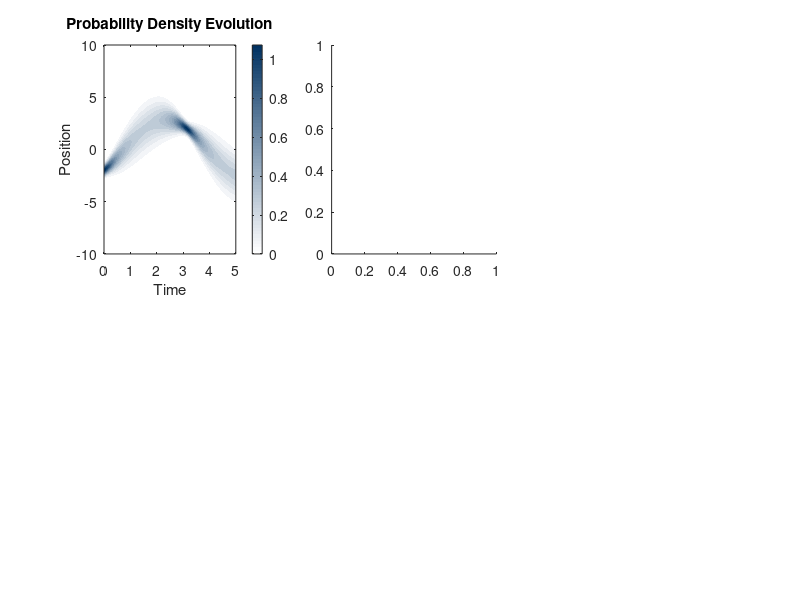

Write the MATLAB code that produced this figure. (Note: this script raises an error after producing the figure.)
function results = schrodinger_solver(varargin)
% SCHRODINGER_SOLVER Advanced numerical solver for the time-dependent Schrödinger equation
%
% Comprehensive MATLAB implementation for solving the time-dependent
% Schrödinger equation using various numerical methods including split-operator,
% Crank-Nicolson, and spectral methods with Berkeley-styled visualizations.
%
% Key Features:
% - Multiple numerical integration schemes
% - 1D, 2D, and 3D potential support
% - Wavepacket evolution and tunneling analysis
% - Energy eigenstate computation
% - Advanced visualization with Berkeley color scheme
%
% Applications:
% - Quantum tunneling studies
% - Harmonic oscillator dynamics
% - Potential barrier transmission
% - Wavepacket spreading analysis
% - Quantum state evolution
%
% Author: Meshal Alawein (meshal@berkeley.edu)
% Institution: University of California, Berkeley
% Created: 2025
% License: MIT
%
% Copyright © 2025 Meshal Alawein — All rights reserved.
    % Parse input arguments
    p = inputParser;
    addParameter(p, 'method', 'split_operator', @ischar);
    addParameter(p, 'potential', 'harmonic', @ischar);
    addParameter(p, 'x_domain', [-10, 10], @isnumeric);
    addParameter(p, 'nx', 512, @isnumeric);
    addParameter(p, 'dt', 0.01, @isnumeric);
    addParameter(p, 'tmax', 5.0, @isnumeric);
    addParameter(p, 'mass', 1.0, @isnumeric);
    addParameter(p, 'hbar', 1.0, @isnumeric);
    addParameter(p, 'initial_state', 'gaussian', @ischar);
    addParameter(p, 'visualize', true, @islogical);
    addParameter(p, 'save_animation', false, @islogical);
    parse(p, varargin{:});
    params = p.Results;
    % Display banner
    fprintf('\n=== Berkeley Quantum Physics: Schrödinger Equation Solver ===\n');
    fprintf('Method: %s\n', params.method);
    fprintf('Potential: %s\n', params.potential);
    fprintf('Grid points: %d\n', params.nx);
    fprintf('Time step: %.4f\n', params.dt);
    fprintf('Total time: %.2f\n', params.tmax);
    fprintf('========================================================\n\n');
    % Setup spatial grid
    x = linspace(params.x_domain(1), params.x_domain(2), params.nx);
    dx = x(2) - x(1);
    % Setup time grid
    t = 0:params.dt:params.tmax;
    nt = length(t);
    % Define potential function
    V = create_potential(x, params.potential);
    % Create initial wavefunction
    psi0 = create_initial_state(x, params.initial_state);
    % Normalize initial state
    psi0 = psi0 / sqrt(trapz(x, abs(psi0).^2));
    % Choose numerical method
    switch lower(params.method)
        case 'split_operator'
            [psi_t, E_t, norm_t] = solve_split_operator(psi0, x, t, V, params);
        case 'crank_nicolson'
            [psi_t, E_t, norm_t] = solve_crank_nicolson(psi0, x, t, V, params);
        case 'runge_kutta'
            [psi_t, E_t, norm_t] = solve_runge_kutta(psi0, x, t, V, params);
        case 'spectral'
            [psi_t, E_t, norm_t] = solve_spectral(psi0, x, t, V, params);
        otherwise
            error('Unknown method: %s', params.method);
    end
    % Calculate additional observables
    x_expect = calculate_position_expectation(psi_t, x);
    p_expect = calculate_momentum_expectation(psi_t, x, params.hbar);
    sigma_x = calculate_position_uncertainty(psi_t, x);
    sigma_p = calculate_momentum_uncertainty(psi_t, x, params.hbar);
    % Package results
    results = struct();
    results.x = x;
    results.t = t;
    results.psi = psi_t;
    results.V = V;
    results.energy = E_t;
    results.norm = norm_t;
    results.x_expect = x_expect;
    results.p_expect = p_expect;
    results.sigma_x = sigma_x;
    results.sigma_p = sigma_p;
    results.params = params;
    % Visualization
    if params.visualize
        visualize_results(results);
    end
    % Save animation if requested
    if params.save_animation
        create_animation(results);
    end
    fprintf('Schrödinger equation solved successfully!\n');
    fprintf('Final norm: %.6f\n', norm_t(end));
    fprintf('Energy conservation: %.2e\n', std(E_t)/mean(abs(E_t)));
end
function V = create_potential(x, potential_type)
% Create potential energy function
    switch lower(potential_type)
        case 'harmonic'
            % Harmonic oscillator: V(x) = (1/2) * m * omega^2 * x^2
            omega = 1.0;
            V = 0.5 * omega^2 * x.^2;
        case 'double_well'
            % Double well potential
            a = 2.0;
            b = 1.0;
            V = -a * x.^2 + b * x.^4;
        case 'barrier'
            % Potential barrier
            V = zeros(size(x));
            barrier_height = 2.0;
            barrier_width = 1.0;
            V(abs(x) < barrier_width/2) = barrier_height;
        case 'step'
            % Potential step
            V = zeros(size(x));
            step_height = 1.0;
            V(x > 0) = step_height;
        case 'coulomb'
            % Coulomb potential (regularized)
            Z = 1.0;
            epsilon = 0.1;  % Regularization parameter
            V = -Z ./ sqrt(x.^2 + epsilon^2);
        case 'morse'
            % Morse potential
            D = 1.0;
            alpha = 1.0;
            x0 = 0.0;
            V = D * (1 - exp(-alpha * (x - x0))).^2 - D;
        case 'free'
            % Free particle
            V = zeros(size(x));
        otherwise
            error('Unknown potential type: %s', potential_type);
    end
end
function psi0 = create_initial_state(x, state_type)
% Create initial wavefunction
    switch lower(state_type)
        case 'gaussian'
            % Gaussian wavepacket
            x0 = -2.0;
            sigma = 0.5;
            k0 = 2.0;
            psi0 = exp(-(x - x0).^2 / (2 * sigma^2)) .* exp(1i * k0 * (x - x0));
        case 'coherent'
            % Coherent state for harmonic oscillator
            x0 = 1.0;
            p0 = 1.0;
            psi0 = exp(-(x - x0).^2 / 2) .* exp(1i * p0 * x);
        case 'ground_state'
            % Ground state of harmonic oscillator
            psi0 = exp(-x.^2 / 2);
        case 'excited_state'
            % First excited state of harmonic oscillator
            psi0 = sqrt(2) * x .* exp(-x.^2 / 2);
        case 'plane_wave'
            % Plane wave
            k0 = 1.0;
            psi0 = exp(1i * k0 * x);
        case 'soliton'
            % Soliton-like initial condition
            a = 1.0;
            x0 = 0.0;
            psi0 = sech(a * (x - x0));
        otherwise
            error('Unknown initial state type: %s', state_type);
    end
    % Ensure it's a complex array
    if isreal(psi0)
        psi0 = complex(psi0);
    end
end
function [psi_t, E_t, norm_t] = solve_split_operator(psi0, x, t, V, params)
% Split-operator method (most accurate for most problems)
    nx = length(x);
    nt = length(t);
    dx = x(2) - x(1);
    dt = params.dt;
    % Initialize arrays
    psi_t = zeros(nx, nt);
    psi_t(:, 1) = psi0;
    % Momentum space grid
    dk = 2*pi / (nx * dx);
    k = [0:nx/2-1, -nx/2:-1] * dk;
    % Kinetic energy operator in momentum space
    T_k = params.hbar^2 * k.^2 / (2 * params.mass);
    % Evolution operators
    U_T = exp(-1i * T_k * dt / (2 * params.hbar));
    U_V = exp(-1i * V * dt / params.hbar);
    % Time evolution
    psi = psi0;
    for n = 2:nt
        % Step 1: Half kinetic energy evolution in momentum space
        psi_k = fft(psi);
        psi_k = psi_k .* U_T;
        psi = ifft(psi_k);
        % Step 2: Full potential energy evolution in position space
        psi = psi .* U_V;
        % Step 3: Second half kinetic energy evolution
        psi_k = fft(psi);
        psi_k = psi_k .* U_T;
        psi = ifft(psi_k);
        psi_t(:, n) = psi;
    end
    % Calculate observables
    E_t = zeros(nt, 1);
    norm_t = zeros(nt, 1);
    for n = 1:nt
        psi = psi_t(:, n);
        norm_t(n) = trapz(x, abs(psi).^2);
        E_t(n) = calculate_energy(psi, x, V, params);
    end
end
function [psi_t, E_t, norm_t] = solve_crank_nicolson(psi0, x, t, V, params)
% Crank-Nicolson method (implicit, unconditionally stable)
    nx = length(x);
    nt = length(t);
    dx = x(2) - x(1);
    dt = params.dt;
    % Initialize arrays
    psi_t = zeros(nx, nt);
    psi_t(:, 1) = psi0;
    % Build Hamiltonian matrix
    H = build_hamiltonian_matrix(x, V, params);
    % Crank-Nicolson matrices
    I = eye(nx);
    alpha = 1i * dt / (2 * params.hbar);
    A = I + alpha * H;
    B = I - alpha * H;
    % Apply boundary conditions (zero at boundaries)
    A(1, :) = 0; A(1, 1) = 1;
    A(end, :) = 0; A(end, end) = 1;
    B(1, :) = 0; B(1, 1) = 1;
    B(end, :) = 0; B(end, end) = 1;
    % Pre-compute LU decomposition for efficiency
    [L, U, P] = lu(A);
    % Time evolution
    psi = psi0;
    for n = 2:nt
        b = B * psi;
        b(1) = 0;
        b(end) = 0;
        % Solve linear system
        y = L \ (P * b);
        psi = U \ y;
        psi_t(:, n) = psi;
    end
    % Calculate observables
    E_t = zeros(nt, 1);
    norm_t = zeros(nt, 1);
    for n = 1:nt
        psi = psi_t(:, n);
        norm_t(n) = trapz(x, abs(psi).^2);
        E_t(n) = calculate_energy(psi, x, V, params);
    end
end
function [psi_t, E_t, norm_t] = solve_runge_kutta(psi0, x, t, V, params)
% Fourth-order Runge-Kutta method
    nx = length(x);
    nt = length(t);
    dt = params.dt;
    % Initialize arrays
    psi_t = zeros(nx, nt);
    psi_t(:, 1) = psi0;
    % Build Hamiltonian matrix
    H = build_hamiltonian_matrix(x, V, params);
    % Time evolution using RK4
    psi = psi0;
    for n = 2:nt
        k1 = -1i * H * psi / params.hbar;
        k2 = -1i * H * (psi + dt*k1/2) / params.hbar;
        k3 = -1i * H * (psi + dt*k2/2) / params.hbar;
        k4 = -1i * H * (psi + dt*k3) / params.hbar;
        psi = psi + dt * (k1 + 2*k2 + 2*k3 + k4) / 6;
        % Apply boundary conditions
        psi(1) = 0;
        psi(end) = 0;
        psi_t(:, n) = psi;
    end
    % Calculate observables
    E_t = zeros(nt, 1);
    norm_t = zeros(nt, 1);
    for n = 1:nt
        psi = psi_t(:, n);
        norm_t(n) = trapz(x, abs(psi).^2);
        E_t(n) = calculate_energy(psi, x, V, params);
    end
end
function [psi_t, E_t, norm_t] = solve_spectral(psi0, x, t, V, params)
% Spectral method using eigenfunction expansion
    % Find energy eigenstates
    H = build_hamiltonian_matrix(x, V, params);
    [eigenvecs, eigenvals] = eig(H);
    eigenvals = diag(eigenvals);
    % Sort by energy
    [eigenvals, idx] = sort(real(eigenvals));
    eigenvecs = eigenvecs(:, idx);
    % Project initial state onto eigenstates
    coeffs = eigenvecs' * psi0;
    % Time evolution
    nt = length(t);
    psi_t = zeros(length(x), nt);
    for n = 1:nt
        time_factors = exp(-1i * eigenvals * t(n) / params.hbar);
        psi_t(:, n) = eigenvecs * (coeffs .* time_factors);
    end
    % Calculate observables
    E_t = zeros(nt, 1);
    norm_t = zeros(nt, 1);
    for n = 1:nt
        psi = psi_t(:, n);
        norm_t(n) = trapz(x, abs(psi).^2);
        E_t(n) = calculate_energy(psi, x, V, params);
    end
end
function H = build_hamiltonian_matrix(x, V, params)
% Build Hamiltonian matrix using finite differences
    nx = length(x);
    dx = x(2) - x(1);
    % Kinetic energy matrix (second derivative)
    e = ones(nx, 1);
    T = -params.hbar^2 / (2 * params.mass * dx^2) * ...
        spdiags([e -2*e e], -1:1, nx, nx);
    % Potential energy matrix (diagonal)
    V_matrix = spdiags(V(:), 0, nx, nx);
    % Total Hamiltonian
    H = T + V_matrix;
    % Apply boundary conditions (infinite walls)
    H(1, :) = 0; H(1, 1) = 1e10;
    H(end, :) = 0; H(end, end) = 1e10;
end
function E = calculate_energy(psi, x, V, params)
% Calculate total energy expectation value
    dx = x(2) - x(1);
    % Kinetic energy: <T> = -ℏ²/(2m) ∫ ψ* d²ψ/dx²
    d2psi_dx2 = gradient(gradient(psi, dx), dx);
    T = -params.hbar^2 / (2 * params.mass) * ...
        real(trapz(x, conj(psi) .* d2psi_dx2));
    % Potential energy: <V> = ∫ ψ* V ψ
    U = real(trapz(x, conj(psi) .* V(:) .* psi));
    E = T + U;
end
function x_exp = calculate_position_expectation(psi_t, x)
% Calculate position expectation value over time
    nt = size(psi_t, 2);
    x_exp = zeros(nt, 1);
    for n = 1:nt
        psi = psi_t(:, n);
        x_exp(n) = real(trapz(x, conj(psi) .* x(:) .* psi));
    end
end
function p_exp = calculate_momentum_expectation(psi_t, x, hbar)
% Calculate momentum expectation value over time
    nt = size(psi_t, 2);
    p_exp = zeros(nt, 1);
    dx = x(2) - x(1);
    for n = 1:nt
        psi = psi_t(:, n);
        dpsi_dx = gradient(psi, dx);
        p_exp(n) = real(-1i * hbar * trapz(x, conj(psi) .* dpsi_dx));
    end
end
function sigma_x = calculate_position_uncertainty(psi_t, x)
% Calculate position uncertainty over time
    nt = size(psi_t, 2);
    sigma_x = zeros(nt, 1);
    for n = 1:nt
        psi = psi_t(:, n);
        x_exp = real(trapz(x, conj(psi) .* x(:) .* psi));
        x2_exp = real(trapz(x, conj(psi) .* x(:).^2 .* psi));
        sigma_x(n) = sqrt(x2_exp - x_exp^2);
    end
end
function sigma_p = calculate_momentum_uncertainty(psi_t, x, hbar)
% Calculate momentum uncertainty over time
    nt = size(psi_t, 2);
    sigma_p = zeros(nt, 1);
    dx = x(2) - x(1);
    for n = 1:nt
        psi = psi_t(:, n);
        dpsi_dx = gradient(psi, dx);
        % <p>
        p_exp = real(-1i * hbar * trapz(x, conj(psi) .* dpsi_dx));
        % <p²>
        d2psi_dx2 = gradient(dpsi_dx, dx);
        p2_exp = real(-hbar^2 * trapz(x, conj(psi) .* d2psi_dx2));
        sigma_p(n) = sqrt(p2_exp - p_exp^2);
    end
end
function visualize_results(results)
% Create comprehensive visualization using Berkeley colors
    % Berkeley color scheme
    berkeley_blue = [0.0039, 0.1961, 0.3843];
    california_gold = [1.0000, 0.7020, 0.0000];
    founders_rock = [0.2000, 0.2941, 0.3686];
    medalist = [0.7176, 0.5451, 0.0902];
    figure('Position', [100, 100, 1400, 900]);
    % Subplot 1: Wavefunction evolution
    subplot(2, 3, 1);
    [T, X] = meshgrid(results.t, results.x);
    prob_density = abs(results.psi).^2;
    contourf(T, X, prob_density, 20, 'LineStyle', 'none');
    colormap(gca, [linspace(1, berkeley_blue(1), 64)', ...
                   linspace(1, berkeley_blue(2), 64)', ...
                   linspace(1, berkeley_blue(3), 64)']);
    colorbar;
    xlabel('Time');
    ylabel('Position');
    title('Probability Density Evolution');
    % Subplot 2: Potential and initial state
    subplot(2, 3, 2);
    yyaxis left;
    plot(results.x, results.V, 'LineWidth', 2, 'Color', founders_rock);
    ylabel('Potential Energy');
    yyaxis right;
    plot(results.x, abs(results.psi(:, 1)).^2, 'LineWidth', 2, 'Color', california_gold);
    ylabel('Initial Probability Density');
    xlabel('Position');
    title('Potential and Initial State');
    % Subplot 3: Energy conservation
    subplot(2, 3, 3);
    plot(results.t, results.energy, 'LineWidth', 2, 'Color', berkeley_blue);
    xlabel('Time');
    ylabel('Total Energy');
    title('Energy Conservation');
    grid on;
    % Subplot 4: Norm conservation
    subplot(2, 3, 4);
    plot(results.t, results.norm, 'LineWidth', 2, 'Color', medalist);
    xlabel('Time');
    ylabel('Norm');
    title('Probability Conservation');
    grid on;
    % Subplot 5: Position expectation and uncertainty
    subplot(2, 3, 5);
    yyaxis left;
    plot(results.t, results.x_expect, 'LineWidth', 2, 'Color', berkeley_blue);
    ylabel('⟨x⟩');
    yyaxis right;
    plot(results.t, results.sigma_x, 'LineWidth', 2, 'Color', california_gold);
    ylabel('σₓ');
    xlabel('Time');
    title('Position Statistics');
    % Subplot 6: Momentum expectation and uncertainty
    subplot(2, 3, 6);
    yyaxis left;
    plot(results.t, results.p_expect, 'LineWidth', 2, 'Color', founders_rock);
    ylabel('⟨p⟩');
    yyaxis right;
    plot(results.t, results.sigma_p, 'LineWidth', 2, 'Color', medalist);
    ylabel('σₚ');
    xlabel('Time');
    title('Momentum Statistics');
    sgtitle('Schrödinger Equation Solution Analysis', 'FontSize', 16, 'FontWeight', 'bold');
    % Print final statistics
    fprintf('=== Final Statistics ===\n');
    fprintf('Final norm: %.6f\n', results.norm(end));
    fprintf('Energy conservation error: %.2e\n', std(results.energy)/mean(abs(results.energy)));
    fprintf('Final position: %.4f\n', results.x_expect(end));
    fprintf('Final momentum: %.4f\n', results.p_expect(end));
    fprintf('Position uncertainty: %.4f\n', results.sigma_x(end));
    fprintf('Momentum uncertainty: %.4f\n', results.sigma_p(end));
    fprintf('Uncertainty product: %.4f\n', results.sigma_x(end) * results.sigma_p(end));
    fprintf('Heisenberg limit (ℏ/2): %.4f\n', results.params.hbar/2);
end
function create_animation(results)
% Create animated visualization
    berkeley_blue = [0.0039, 0.1961, 0.3843];
    california_gold = [1.0000, 0.7020, 0.0000];
    figure('Position', [200, 200, 800, 600]);
    % Get maximum values for consistent scaling
    max_prob = max(abs(results.psi(:)).^2);
    max_V = max(results.V);
    min_V = min(results.V);
    % Animation parameters
    skip_frames = max(1, floor(length(results.t) / 100));  % Show ~100 frames max
    for n = 1:skip_frames:length(results.t)
        clf;
        % Main plot: wavefunction and potential
        subplot(2, 1, 1);
        % Potential
        yyaxis right;
        plot(results.x, results.V, 'LineWidth', 2, 'Color', [0.5, 0.5, 0.5]);
        ylabel('Potential Energy');
        ylim([min_V - 0.1*abs(min_V), max_V + 0.1*max_V]);
        % Wavefunction
        yyaxis left;
        plot(results.x, real(results.psi(:, n)), '--', 'LineWidth', 1.5, 'Color', berkeley_blue);
        hold on;
        plot(results.x, imag(results.psi(:, n)), ':', 'LineWidth', 1.5, 'Color', california_gold);
        plot(results.x, abs(results.psi(:, n)).^2, 'LineWidth', 2, 'Color', 'red');
        ylabel('Wavefunction');
        ylim([0, max_prob * 1.1]);
        legend('Re[ψ]', 'Im[ψ]', '|ψ|²', 'V(x)', 'Location', 'best');
        title(sprintf('Time Evolution: t = %.3f', results.t(n)));
        xlabel('Position');
        grid on;
        % Subplot: observables
        subplot(2, 1, 2);
        plot(results.t(1:n), results.x_expect(1:n), 'LineWidth', 2, 'Color', berkeley_blue);
        hold on;
        plot(results.t(1:n), results.p_expect(1:n), 'LineWidth', 2, 'Color', california_gold);
        xlabel('Time');
        ylabel('Expectation Values');
        legend('⟨x⟩', '⟨p⟩');
        grid on;
        xlim([results.t(1), results.t(end)]);
        drawnow;
        pause(0.05);
    end
    fprintf('Animation completed!\n');
end